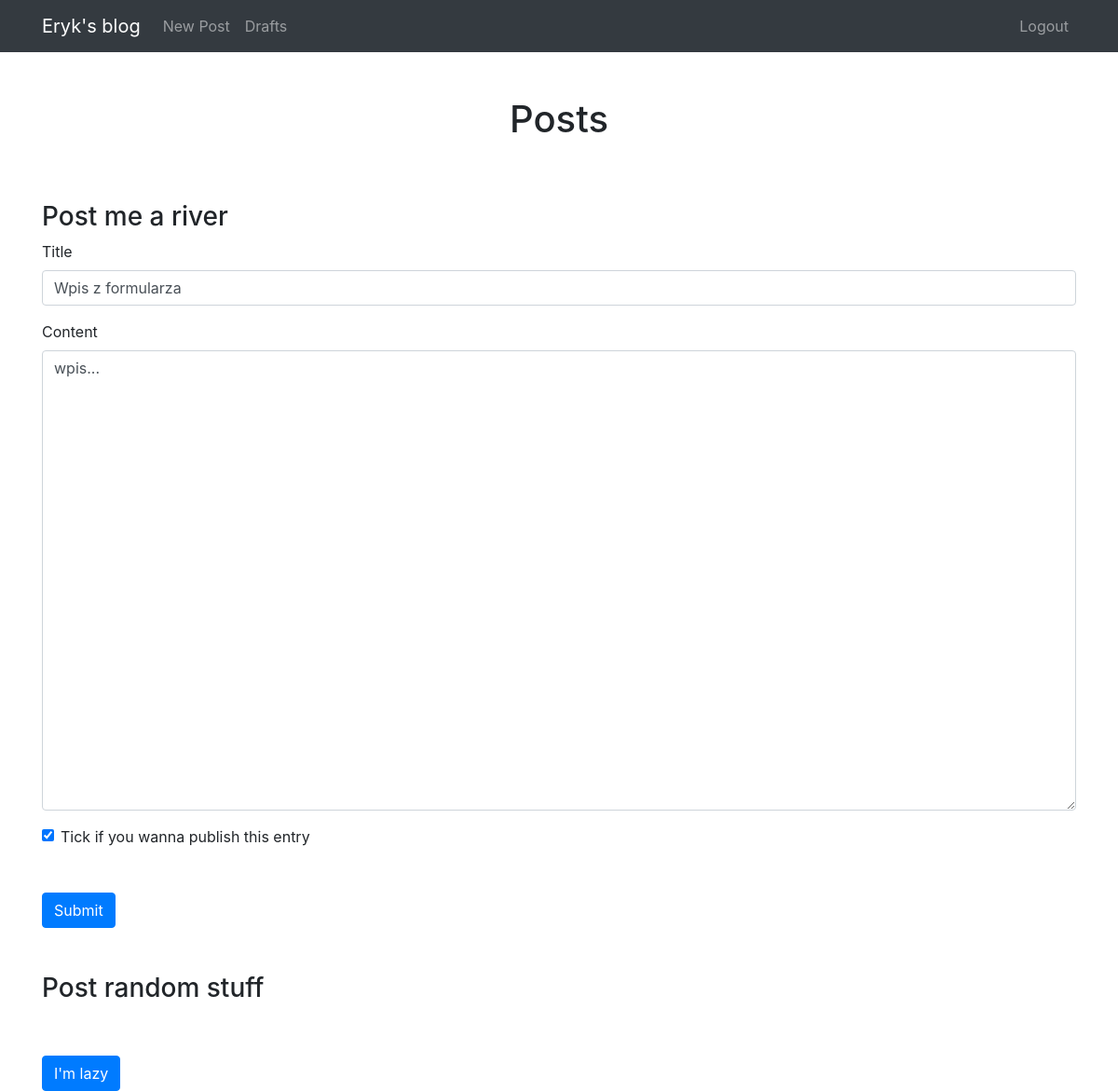
Before: /edit-post/34 (signed in) with the older database file.
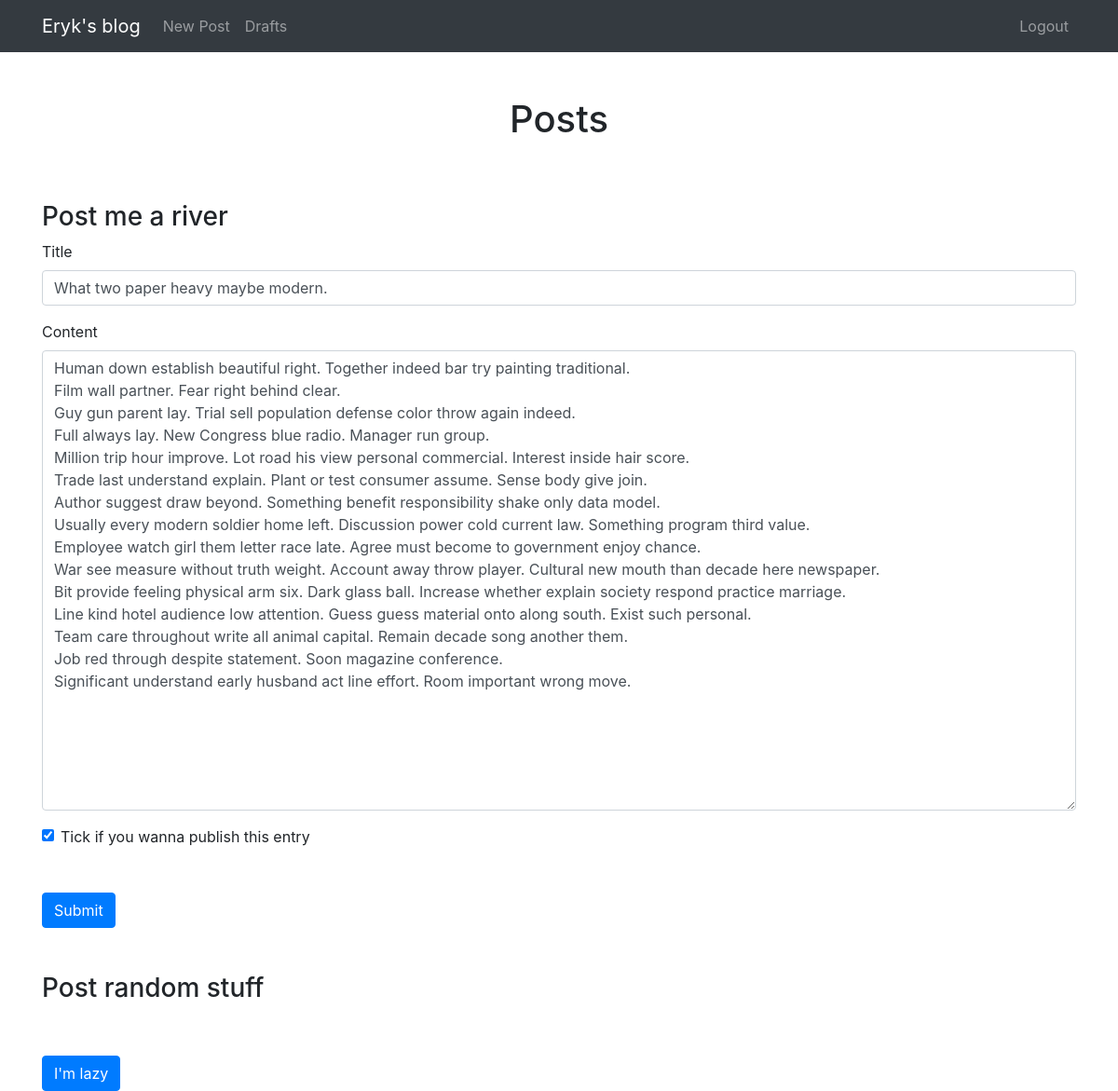
After: the same page with the newer database file.
### blog/models.py (models this page shows)
class Entry(db.Model):
    id = db.Column(db.Integer, primary_key=True)
    title = db.Column(db.String(80), nullable=False)
    body = db.Column(db.Text, nullable=False)
    pub_date = db.Column(db.DateTime, nullable=False,
        default=datetime.datetime.utcnow)
    is_published = db.Column(db.Boolean, default=False)

### blog/routes.py (the view)
@app.route("/edit-post/<int:entry_id>", methods=['GET', 'POST'])
@login_required
def edit_entry(entry_id):
    entry = Entry.query.filter_by(id=entry_id).first_or_404()
    form = EntryForm(obj=entry)
    return create_or_edit_entry(entry_id, entry, form)

### blog/forms.py
class EntryForm(FlaskForm):
    title = StringField('Title', validators=[DataRequired()])
    body = TextAreaField('Content', validators=[DataRequired()])
    is_published = BooleanField('Is published?')

### blog/routes.py (called while the page is built, shortened)
def create_or_edit_entry(entry_id, entry, form):
    errors = None
    return render_template(
        'entry_form.html', form=form, errors=errors, entry_id=entry_id)

def login_required(view_func):
    @functools.wraps(view_func)
    def check_permissions(*args, **kwargs):
        if session.get('logged_in'):
            return view_func(*args, **kwargs)
        return redirect(url_for('login', next=request.path))
    return check_permissions

### blog/templates/entry_form.html (shortened to what this page needs)
{% extends "index.html" %}
{% block content %}
<h3 class="mt-5">Post me a river</h3>
<form method="POST" action="">
    <div class="form-group">
        <label for="title">Title</label>
        {{ form.title(class_="form-control") }}
    </div>
    <div class="form-group">
        <label for="body">Content</label>
        {{ form.body(class_="form-control", cols="100", rows="20") }}
    </div>
    <div class="form-check">
        {{ form.is_published(class_="form-check-input") }}
        <label class="form-check-label" for="is_published">Tick if you wanna publish this entry</label>
    </div>
    <button type="submit" class="btn btn-primary mt-5">Submit</button>
</form>
<h3 class="mt-5">Post random stuff</h3>
<form method="POST" action="/random/{{ entry_id }}">
    <button type="submit" class="btn btn-primary mt-5">I'm lazy</button>
</form>
{% endblock %}

Changed rows visible on the page:
changed Entry: title "Wpis z formularza" → "What two paper heavy maybe modern."; body "wpis..." → "Human down establish beautiful right. Together indeed bar try painting traditional. Film wall partner. Fear right behind clear. Guy gun parent lay. Trial sell population defense color throw again indeed. Full always lay. New Congress blue radio. Manager run group. Million trip hour improve. Lot road his view personal commercial. Interest inside hair score. Trade last understand explain. Plant or test consumer assume. Sense body give join. Author suggest draw beyond. Something benefit responsibility shake only data model. Usually every modern soldier home left. Discussion power cold current law. Something program third value. Employee watch girl them letter race late. Agree must become to…"
